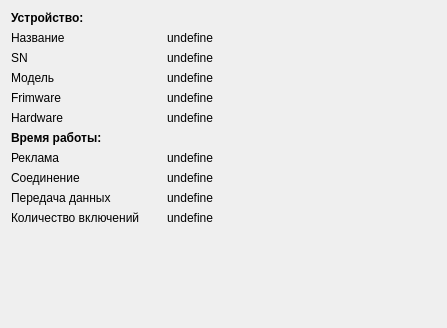
<?xml version="1.0" encoding="UTF-8"?>
<ui version="4.0">
 <class>DlgDeviceInfo</class>
 <widget class="QDialog" name="DlgDeviceInfo">
  <property name="geometry">
   <rect>
    <x>0</x>
    <y>0</y>
    <width>447</width>
    <height>328</height>
   </rect>
  </property>
  <property name="maximumSize">
   <size>
    <width>600</width>
    <height>400</height>
   </size>
  </property>
  <property name="windowTitle">
   <string>Информация об устройстве</string>
  </property>
  <property name="windowIcon">
   <iconset resource="resources.qrc">
    <normaloff>:/images/icon.ico</normaloff>:/images/icon.ico</iconset>
  </property>
  <layout class="QGridLayout" name="gridLayout">
   <item row="0" column="0">
    <layout class="QVBoxLayout" name="verticalLayoutDeviceInfo">
     <item>
      <widget class="QLabel" name="labelDevice">
       <property name="font">
        <font>
         <bold>true</bold>
        </font>
       </property>
       <property name="text">
        <string>Устройство:</string>
       </property>
       <property name="alignment">
        <set>Qt::AlignmentFlag::AlignLeading|Qt::AlignmentFlag::AlignLeft|Qt::AlignmentFlag::AlignVCenter</set>
       </property>
      </widget>
     </item>
     <item>
      <layout class="QFormLayout" name="formLayout">
       <item row="0" column="0">
        <widget class="QLabel" name="labelName">
         <property name="sizePolicy">
          <sizepolicy hsizetype="Minimum" vsizetype="Preferred">
           <horstretch>0</horstretch>
           <verstretch>0</verstretch>
          </sizepolicy>
         </property>
         <property name="minimumSize">
          <size>
           <width>150</width>
           <height>0</height>
          </size>
         </property>
         <property name="text">
          <string>Название</string>
         </property>
        </widget>
       </item>
       <item row="0" column="1">
        <widget class="QLabel" name="labelNameValue">
         <property name="text">
          <string>undefine</string>
         </property>
        </widget>
       </item>
       <item row="2" column="0">
        <widget class="QLabel" name="labelModel">
         <property name="sizePolicy">
          <sizepolicy hsizetype="Minimum" vsizetype="Preferred">
           <horstretch>0</horstretch>
           <verstretch>0</verstretch>
          </sizepolicy>
         </property>
         <property name="minimumSize">
          <size>
           <width>150</width>
           <height>0</height>
          </size>
         </property>
         <property name="text">
          <string>Модель</string>
         </property>
        </widget>
       </item>
       <item row="1" column="0">
        <widget class="QLabel" name="labelSn">
         <property name="sizePolicy">
          <sizepolicy hsizetype="Minimum" vsizetype="Preferred">
           <horstretch>0</horstretch>
           <verstretch>0</verstretch>
          </sizepolicy>
         </property>
         <property name="minimumSize">
          <size>
           <width>150</width>
           <height>0</height>
          </size>
         </property>
         <property name="text">
          <string>SN</string>
         </property>
        </widget>
       </item>
       <item row="1" column="1">
        <widget class="QLabel" name="labelSnValue">
         <property name="text">
          <string>undefine</string>
         </property>
        </widget>
       </item>
       <item row="2" column="1">
        <widget class="QLabel" name="labelModelValue">
         <property name="text">
          <string>undefine</string>
         </property>
        </widget>
       </item>
       <item row="3" column="0">
        <widget class="QLabel" name="labelFirm">
         <property name="sizePolicy">
          <sizepolicy hsizetype="Minimum" vsizetype="Preferred">
           <horstretch>0</horstretch>
           <verstretch>0</verstretch>
          </sizepolicy>
         </property>
         <property name="minimumSize">
          <size>
           <width>150</width>
           <height>0</height>
          </size>
         </property>
         <property name="text">
          <string>Frimware</string>
         </property>
        </widget>
       </item>
       <item row="3" column="1">
        <widget class="QLabel" name="labelFirmValue">
         <property name="text">
          <string>undefine</string>
         </property>
        </widget>
       </item>
       <item row="4" column="0">
        <widget class="QLabel" name="labelHard">
         <property name="sizePolicy">
          <sizepolicy hsizetype="Minimum" vsizetype="Preferred">
           <horstretch>0</horstretch>
           <verstretch>0</verstretch>
          </sizepolicy>
         </property>
         <property name="minimumSize">
          <size>
           <width>150</width>
           <height>0</height>
          </size>
         </property>
         <property name="text">
          <string>Hardware</string>
         </property>
        </widget>
       </item>
       <item row="4" column="1">
        <widget class="QLabel" name="labelHardValue">
         <property name="text">
          <string>undefine</string>
         </property>
        </widget>
       </item>
      </layout>
     </item>
     <item>
      <widget class="QLabel" name="labelWorkingTime">
       <property name="font">
        <font>
         <bold>true</bold>
        </font>
       </property>
       <property name="text">
        <string>Время работы:</string>
       </property>
      </widget>
     </item>
     <item>
      <layout class="QFormLayout" name="formLayout_2">
       <item row="0" column="0">
        <widget class="QLabel" name="labelAdv">
         <property name="sizePolicy">
          <sizepolicy hsizetype="Minimum" vsizetype="Preferred">
           <horstretch>0</horstretch>
           <verstretch>0</verstretch>
          </sizepolicy>
         </property>
         <property name="minimumSize">
          <size>
           <width>150</width>
           <height>0</height>
          </size>
         </property>
         <property name="text">
          <string>Реклама</string>
         </property>
        </widget>
       </item>
       <item row="0" column="1">
        <widget class="QLabel" name="labelAdvValue">
         <property name="text">
          <string>undefine</string>
         </property>
        </widget>
       </item>
       <item row="1" column="0">
        <widget class="QLabel" name="labelConn">
         <property name="sizePolicy">
          <sizepolicy hsizetype="Minimum" vsizetype="Preferred">
           <horstretch>0</horstretch>
           <verstretch>0</verstretch>
          </sizepolicy>
         </property>
         <property name="minimumSize">
          <size>
           <width>150</width>
           <height>0</height>
          </size>
         </property>
         <property name="text">
          <string>Соединение</string>
         </property>
        </widget>
       </item>
       <item row="1" column="1">
        <widget class="QLabel" name="labelConnValue">
         <property name="text">
          <string>undefine</string>
         </property>
        </widget>
       </item>
       <item row="2" column="0">
        <widget class="QLabel" name="labelData">
         <property name="sizePolicy">
          <sizepolicy hsizetype="Minimum" vsizetype="Minimum">
           <horstretch>0</horstretch>
           <verstretch>0</verstretch>
          </sizepolicy>
         </property>
         <property name="minimumSize">
          <size>
           <width>150</width>
           <height>0</height>
          </size>
         </property>
         <property name="maximumSize">
          <size>
           <width>100</width>
           <height>16777215</height>
          </size>
         </property>
         <property name="text">
          <string>Передача данных</string>
         </property>
        </widget>
       </item>
       <item row="2" column="1">
        <widget class="QLabel" name="labelDataValue">
         <property name="text">
          <string>undefine</string>
         </property>
        </widget>
       </item>
       <item row="3" column="0">
        <widget class="QLabel" name="labelPowerOnCnt">
         <property name="minimumSize">
          <size>
           <width>150</width>
           <height>0</height>
          </size>
         </property>
         <property name="text">
          <string>Количество включений</string>
         </property>
        </widget>
       </item>
       <item row="3" column="1">
        <widget class="QLabel" name="labelPowerOnCntValue">
         <property name="text">
          <string>undefine</string>
         </property>
        </widget>
       </item>
      </layout>
     </item>
     <item>
      <spacer name="verticalSpacer">
       <property name="orientation">
        <enum>Qt::Orientation::Vertical</enum>
       </property>
       <property name="sizeHint" stdset="0">
        <size>
         <width>20</width>
         <height>40</height>
        </size>
       </property>
      </spacer>
     </item>
    </layout>
   </item>
  </layout>
 </widget>
 <resources>
  <include location="resources.qrc"/>
 </resources>
 <connections/>
</ui>
